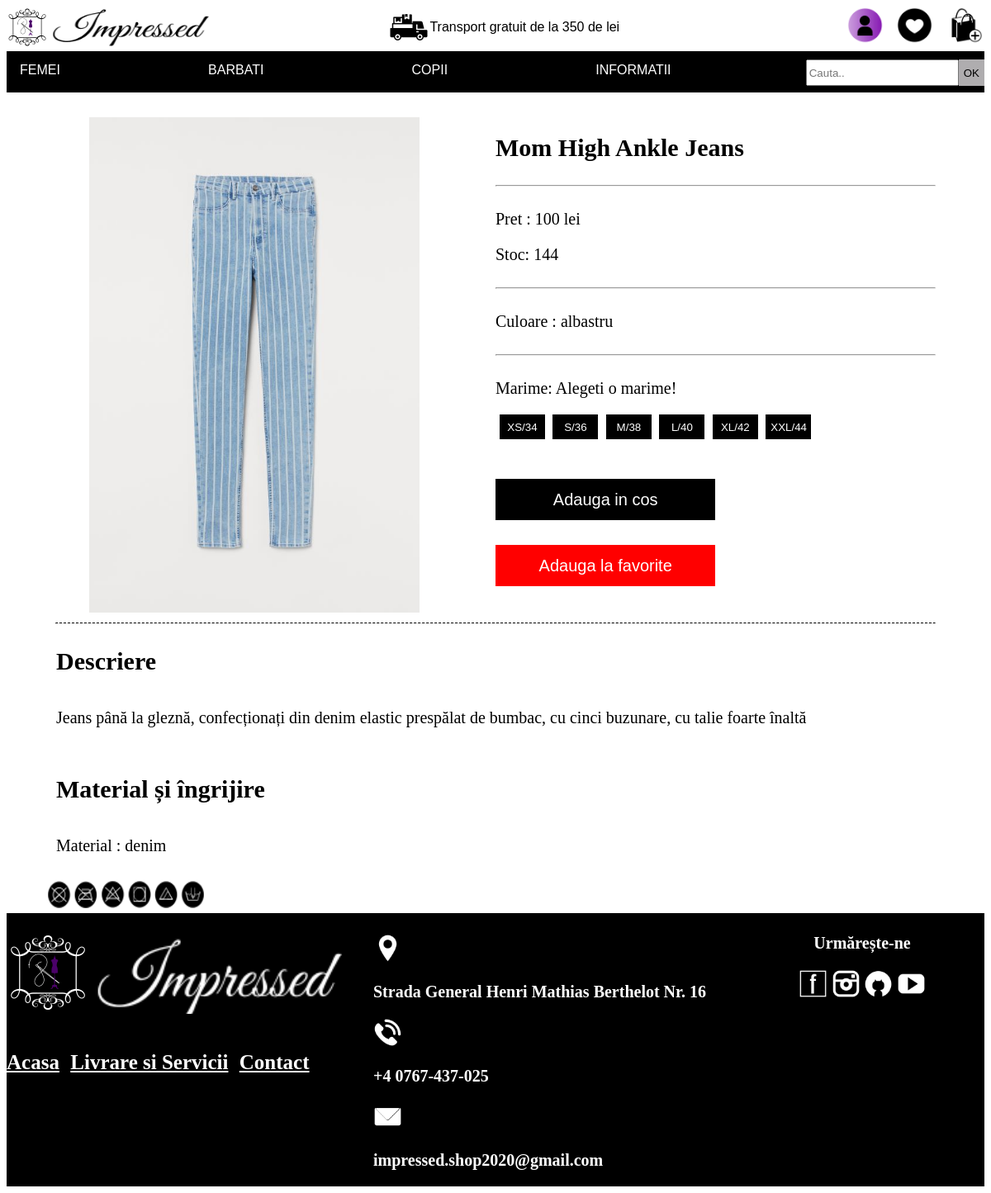
Screenshot of /produse/produs/10 with the database file from the repository.
### tables this page shows
CREATE TABLE `produse` (
  `id_produs` int(10) NOT NULL,
  `nume` varchar(100) DEFAULT NULL,
  `pret` int(10) DEFAULT NULL,
  `material` varchar(100) DEFAULT NULL,
  `imagine` varchar(100) DEFAULT NULL,
  `descriere` varchar(1000) DEFAULT NULL,
  `gen` varchar(100) DEFAULT NULL,
  `tip` varchar(100) DEFAULT NULL,
  `categorie` varchar(30) NOT NULL,
  `culoare` varchar(30) NOT NULL,
  `nr_accesari` int(100) NOT NULL
);

### libs/View.php (called while the page is built, shortened)
<?php
class View
{
    public function render($name)
    {
        require 'views/' . $name . '.php';
    }
}

### controllers/produse.php (called while the page is built, shortened)
<?php
class Produse extends Controller
{
    public function produs($id_product)
    {
        $product = new produse_model();
        $this->view->result = $product->selectProduct($id_product);
        $this->view->stocXS =  $product->selectCountProduct($id_product, 'XS');
        $this->view->stocS =  $product->selectCountProduct($id_product, 'S');
        $this->view->stocM =  $product->selectCountProduct($id_product, 'M');
        $this->view->stocL =  $product->selectCountProduct($id_product, 'L');
        $this->view->stocXL =  $product->selectCountProduct($id_product, 'XL');
        $this->view->stocXXL =  $product->selectCountProduct($id_product, 'XXL');
        $this->view->stocTotal = $this->view->stocXS + $this->view->stocS + $this->view->stocM + $this->view->stocL + $this->view->stocXL + $this->view->stocXXL;
        $this->view->render('productPage');
    }
}

### index.php (called while the page is built, shortened)
<?php
$bootstrap = new Bootstrap();
$bootstrap->init();

### libs/Database.php (called while the page is built, shortened)
<?php
class Database extends PDO
{
    public  $con;
    public function __construct()
    {
        $this->con = new PDO(DB_TYPE . ':host=' . DB_HOST . ';dbname=' . DB_NAME, DB_USER, DB_PASS);
    }
    public function select1($table_name, $col, $data)
    {
        $string = "SELECT * FROM " . $table_name . " WHERE " . $col . " = ? ";
        $stmt = $this->con->prepare($string);
        if ($stmt->execute([$data])) return $stmt;
        else return false;
    }
}

### models/produse_model.php (called while the page is built, shortened)
<?php
class Produse_model extends Model
{
    public function selectProduct($id_product)
    {
        return $this->db->select1('produse', 'id_produs', $id_product);
    }
}

### views/productPage.php (the view, shortened to what this page needs)
<!DOCTYPE html>
<html lang="ro">
<head>
    <link href="<?php echo URL; ?>/public/css/productPage.css" rel="stylesheet" />
</head>
<body>
    <?php
    require 'header.php';
    ?>
    <main>
        <?php
        while ($row = $this->result->fetch()) {
        ?>
            <a class="imagine-produs" href="<?php echo URL; ?>public/poze/<?php echo  $row['imagine']; ?>.png">
                <img id="imagine" src="<?php echo URL; ?>public/poze/<?php echo  $row['imagine']; ?>.png">
            </a>
            <div class="detalii">
                <h1><?php echo  $row['nume']; ?></h1>
                <div>
                    <hr>
                </div>
                <div class="pret">
                    <div class="valoare">
                        <p>Pret : <?php echo  $row['pret']; ?> lei</p>
                        <p>Stoc: <?php if (isset($_GET['size']) && $_GET['size'] == 'XS') echo $this->stocXS;
                                    else if (isset($_GET['size']) && $_GET['size'] == 'S') echo $this->stocS;
                                    else if (isset($_GET['size']) && $_GET['size'] == 'M') echo $this->stocM;
                                    else if (isset($_GET['size']) && $_GET['size'] == 'L') echo $this->stocL;
                                    else if (isset($_GET['size']) && $_GET['size'] == 'XL') echo $this->stocXL;
                                    else if (isset($_GET['size']) && $_GET['size'] == 'XXL') echo $this->stocXXL;
                                    else echo $this->stocTotal; ?></p>
                    </div>
                </div>
                <div>
                    <hr>
                </div>
                <p>Culoare : <?php echo  $row['culoare']; ?> </p>
                <div>
                    <hr>
                </div>
                <p>Marime: <?php if (isset($_GET['size'])) echo $_GET['size'];
                            else echo 'Alegeti o marime!'; ?></p>
                <div class="butoane-marime">
                    <form method="POST">
                        <button id="buton" name="XS">XS/34</button>
                        <button id="buton" name="S">S/36</button>
                        <button id="buton" name="M">M/38</button>
                        <button id="buton" name="L">L/40</button>
                        <button id="buton" name="XL">XL/42</button>
                        <button id="buton" name="XXL">XXL/44</button>
                    </form>
                </div>
                <form method="POST">
                    <button type="submit" name="adauga-cos" id="adauga-cos">Adauga in cos</button>
                    <button type="submit" name="adauga-favorite" id="adauga-favorite">Adauga la favorite </button>
                </form>
            </div>
            <div class="descriere-produs">
                <div>
                    <hr class="limita-descriere">
                </div>
                <h1>Descriere</h1>
                <p><?php echo  $row['descriere']; ?></p>
                <h1>Material și îngrijire</h1>
                <p>Material : <?php echo  $row['material']; ?></p>
                <img id="imagine" src="<?php echo URL; ?>public/poze/indicatiiIngrijire.png">
            </div>
        <?php } ?>
    </main>
    <?php
    require 'footer.php';
    ?>
</body>
</html>

### public/css/productPage.css (style rules this page uses)
* { box-sizing: border-box; }
body { font-family: Arial, Helvetica, sans-serif; }
main { width: 100%; display: flex; flex-direction: row; flex-wrap: wrap; }
main .imagine-produs { width: 50%; margin-top: 30px; }
main .imagine-produs #imagine { width: 400px; height: 600px; margin-left: 100px; }
main .detalii { margin-top: 30px; width: 45%; display: flex; flex-direction: column; flex-wrap: wrap; }
main .detalii h1 { font-family: 'Alegreya', serif; font-size: 30px; }
main .detalii p { font-family: 'Alegreya', serif; font-size: 20px; }
main .detalii .pret { display: flex; flex-direction: row; width: 100%; }
main .detalii .pret .valoare { width: 80%; }
main .detalii .butoane-marime { flex-direction: column; flex-wrap: wrap; }
main .detalii .butoane-marime #buton { width: 55px; height: 30px; color: white; background-color: black; text-align: center; cursor: pointer; border: none; outline: 0; margin-left: 5px; }
main .detalii #adauga-cos { color: white; background-color: black; text-align: center; font-size: 20px; cursor: pointer; border: none; outline: 0; width: 50%; height: 50px; margin-top: 30px; }
main .detalii #adauga-favorite { color: white; background-color: red; text-align: center; font-size: 20px; cursor: pointer; border: none; outline: 0; width: 50%; height: 50px; margin-top: 30px; }
main .descriere-produs hr.limita-descriere { border-top: 1px dashed black; width: 90%; }
main .descriere-produs { width: 100%; display: flex; flex-direction: column; }
main .descriere-produs h1 { font-family: 'Alegreya', serif; font-size: 30px; margin-left: 60px; }
main .descriere-produs p { font-family: 'Alegreya', serif; font-size: 20px; margin-left: 60px; margin-right: 60px; }
main .descriere-produs #imagine { width: 200px; height: 50px; margin-left: 45px; }

### rows the page displays
produse: imagine (picture), nume "Mom High Ankle Jeans", pret "100", stocTotal "144", culoare "albastru", descriere "Jeans până la gleznă, confecționați din denim elastic prespălat de bumbac, cu cinci buzunare, cu talie foarte înaltă", material "denim"
